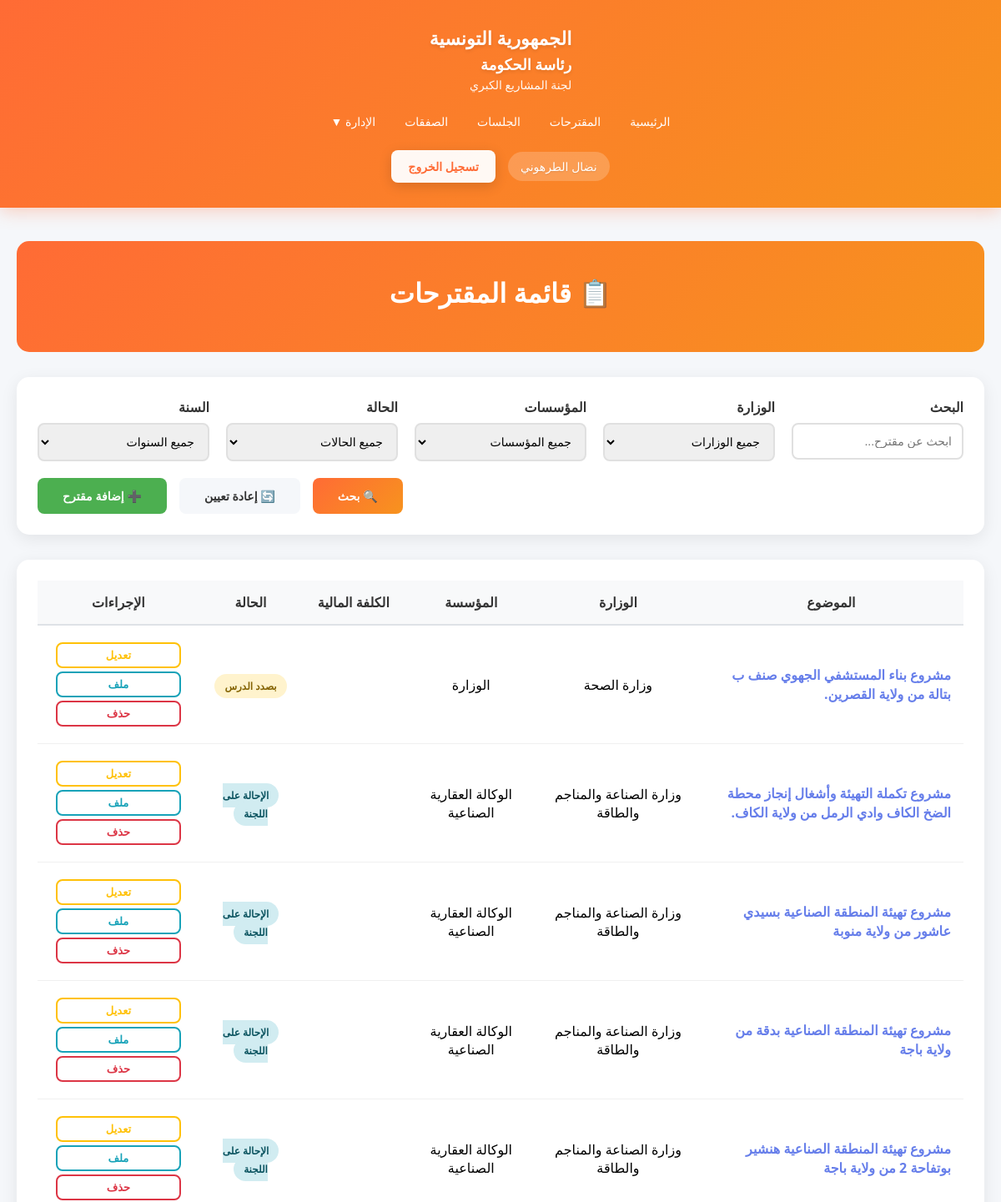
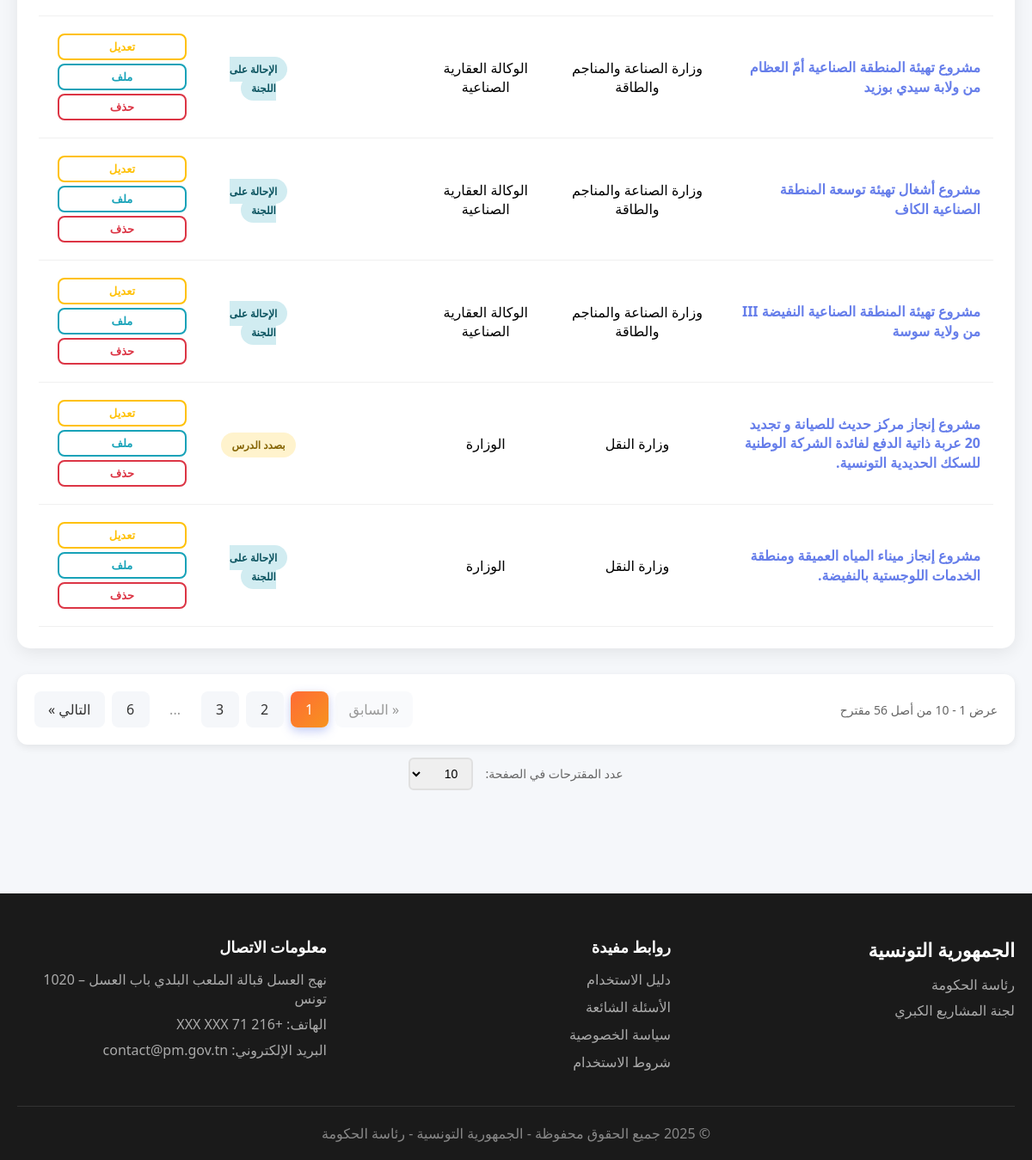
Page /Views/projets.php (signed in) on the committed database (2 pictures, top to bottom).
### tables this page shows
CREATE TABLE `projet` (
  `idPro` int(11) NOT NULL,
  `idMinistere` int(11) NOT NULL,
  `idEtab` int(11) NOT NULL,
  `sujet` varchar(400) NOT NULL,
  `dateArrive` date NOT NULL,
  `procedurePro` varchar(30) NOT NULL,
  `cout` float NOT NULL,
  `id_Gov` int(11) NOT NULL,
  `proposition` varchar(400) NOT NULL,
  `idUser` int(11) NOT NULL,
  `etat` int(11) NOT NULL,
  `dateCreation` datetime NOT NULL
);

CREATE TABLE `ministere` (
  `idMinistere` int(11) NOT NULL,
  `libMinistere` varchar(300) NOT NULL,
  `adresseMinistere` varchar(300) NOT NULL,
  `idGov` int(11) NOT NULL
);

CREATE TABLE `etablissement` (
  `idEtablissement` int(11) NOT NULL,
  `libEtablissement` varchar(300) NOT NULL,
  `adrEtablissement` varchar(300) NOT NULL,
  `idMinistere` int(11) NOT NULL,
  `idGouvernement` int(11) NOT NULL
);

### Config/Permissions.php (called while the page is built, shortened)
<?php
class Permissions {
    public static function canCreateProjet() {
        $type = $_SESSION['user_type'] ?? 4;
        return in_array($type, [self::SUPER_ADMIN, self::ADMIN, self::RAPPORTEUR]);
    }
    public static function canEditProjet($projetUserId) {
        $type = $_SESSION['user_type'] ?? 4;
        if ($type == self::SUPER_ADMIN) {
            return true;
        }
        return false;
    }
    public static function canDeleteProjet($projetUserId) {
        return self::canEditProjet($projetUserId);
    }
    public static function getProjectsWhereClause() {
        $type = $_SESSION['user_type'] ?? 4;
        return "";
    }
}
?>

### Views/projets.php (the view, shortened to what this page needs)
<?php
    require_once '../Config/Permissions.php';
    $database = new Database();
    $db = $database->getConnection();
        $searchQuery = isset($_GET['search']) ? Security::sanitizeInput($_GET['search']) : '';
        $itemsPerPage = 10;
        $currentPage = isset($_GET['page']) ? max(1, intval($_GET['page'])) : 1;
        $offset = ($currentPage - 1) * $itemsPerPage;
        $sqlCount = "SELECT COUNT(*) as total
            FROM projet p
            LEFT JOIN ministere m ON p.idMinistere = m.idMinistere
            LEFT JOIN etablissement e ON p.idEtab = e.idEtablissement
            LEFT JOIN user u ON p.idUser = u.idUser
            WHERE 1=1";
        $sqlCount .= Permissions::getProjectsWhereClause();
        $stmtCount = $db->prepare($sqlCount);
        $stmtCount->execute();
        $totalItems = $stmtCount->fetch(PDO::FETCH_ASSOC)['total'];
        $totalPages = ceil($totalItems / $itemsPerPage);
        $sql = "SELECT p.*, m.libMinistere, e.libEtablissement, u.nomUser,
                CASE
                    WHEN p.etat = 0 THEN 'بصدد الدرس'
                    WHEN p.etat = 1 THEN 'الإحالة على اللجنة'
                    WHEN p.etat = 2 THEN 'الموافقة'
                    WHEN p.etat = 3 THEN 'عدم الموافقة'
                    ELSE 'غير معروف'
                END as etatLib,
                (SELECT idDoc FROM document WHERE idPro = p.idPro AND type = 1 LIMIT 1) as docMuqtarahId,
                (SELECT cheminAcces FROM document WHERE idPro = p.idPro AND type = 1 LIMIT 1) as cheminAccesMuqtarah,
                (SELECT cheminAcces FROM document WHERE idPro = p.idPro AND type = 11 LIMIT 1) as cheminAccesTaqrir,
                (SELECT idDoc FROM document WHERE idPro = p.idPro AND type = 11 LIMIT 1) as docTaqrirId
                FROM projet p
                LEFT JOIN ministere m ON p.idMinistere = m.idMinistere
                LEFT JOIN etablissement e ON p.idEtab = e.idEtablissement
                LEFT JOIN user u ON p.idUser = u.idUser
                WHERE 1=1";
        $sql .= Permissions::getProjectsWhereClause();
        $sql .= " ORDER BY p.dateCreation DESC LIMIT :limit OFFSET :offset";
        $stmt = $db->prepare($sql);
        $stmt->bindParam(':limit', $itemsPerPage, PDO::PARAM_INT);
        $stmt->bindParam(':offset', $offset, PDO::PARAM_INT);
        $stmt->execute();
        $projets = $stmt->fetchAll(PDO::FETCH_ASSOC);
        function buildPaginationUrl($page) {
            $params = $_GET;
            $params['page'] = $page;
            return 'projets.php?' . http_build_query($params);
        }
        if (isset($_GET['items_per_page']) && $_GET['items_per_page'] === 'all') {
            $itemsPerPage = 999999;
            $showAll = true;
        } else {
            $itemsPerPage = isset($_GET['items_per_page']) ? min(100, max(10, intval($_GET['items_per_page']))) : 10;
        }
        $currentPage = isset($_GET['page']) ? max(1, intval($_GET['page'])) : 1;
?>
<!DOCTYPE html>
<html lang="ar" dir="rtl">
<head>
    <link rel="stylesheet" href="../assets/css/style.css">
</head>
<body>
    <?php include 'includes/header.php'; ?>
    <section class="content-section" style="padding: 40px 0;">
        <div class="container">
            <div class="admin-header">
                <h2>📋 قائمة المقترحات</h2>
            </div>
             <div class="filters-section">
                <form method="GET">
                    <div class="filters-grid">
                        <div class="filter-group">
                            <label>البحث</label>
                            <input type="text" name="search" placeholder="ابحث عن مقترح..." value="<?php echo htmlspecialchars($searchQuery); ?>">
                        </div>
                        <div class="filter-group">
                            <label>الوزارة</label>
                            <select name="ministere">
                                <option value="">جميع الوزارات</option>
                            </select>
                        </div>
                        <div class="filter-group">
                            <label>المؤسسات</label>
                            <select name="ministere">
                                <option value="">جميع المؤسسات</option>
                            </select>
                        </div>
                        <div class="filter-group">
                            <label>الحالة</label>
                            <select name="etat">
                                <option value="">جميع الحالات</option>
                            </select>
                        </div>
                        <div class="filter-group">
                            <label>السنة</label>
                            <select name="year">
                                <option value="">جميع السنوات</option>
                            </select>
                        </div>
                    </div>
                    <div class="filter-actions">
                        <button type="submit" class="btn btn-primary">🔍 بحث</button>
                        <a href="projets.php" class="btn btn-secondary">🔄 إعادة تعيين</a>
                        <?php if (Permissions::canCreateProjet()): ?>
                            <button type="button" class="btn btn-success" id="btnOpenModal">➕ إضافة مقترح</button>
                        <?php endif; ?>
                    </div>
                </form>
            </div>
            <div class="projects-table">
                <?php if (count($projets) > 0): ?>
                    <table>
                        <thead>
                            <tr>
                                <th>الموضوع</th>
                                <th>الوزارة</th>
                                <th>المؤسسة</th>
                                <th>الكلفة المالية</th>
                                <th>الحالة</th>
                                <th>الإجراءات</th>
                            </tr>
                        </thead>
                        <tbody>
                            <?php foreach ($projets as $projet): ?>
                                <tr>
                                    <td style="text-align: right;">
                                        <a href="javascript:void(0)"
                                        onclick="openDetailsModal(<?php echo $projet['idPro']; ?>)"
                                        style="color: #667eea; text-decoration: none; font-weight: 600; cursor: pointer; transition: color 0.3s;"
                                        onmouseover="this.style.color='#764ba2'"
                                        onmouseout="this.style.color='#667eea'">
                                            <?php echo htmlspecialchars(substr($projet['sujet'], 0, 300)); ?>
                                        </a>
                                    </td>
                                    <td><?php echo htmlspecialchars($projet['libMinistere']); ?></td>
                                    <td><?php echo htmlspecialchars($projet['libEtablissement']); ?></td>
                                    <td></td>
                                    <td>
                                        <span class="badge <?php
                                            switch($projet['etat']) {
                                                case 0: echo 'badge-pending'; break;
                                                case 1: echo 'badge-processing'; break;
                                            }
                                        ?>">
                                            <?php echo $projet['etatLib']; ?>
                                        </span>
                                    </td>
                                    <td>
                                        <div class="actions-container">
                                            <?php if (Permissions::canEditProjet($projet['idUser'])): ?>
                                                <button onclick="openEditModal(<?php echo $projet['idPro']; ?>)"
                                                        class="btn-action btn-edit"
                                                        title="تعديل المقترح">
                                                        تعديل
                                                </button>
                                                <button onclick="openAddFileModal(<?php echo $projet['idPro']; ?>)"
                                                        class="btn-action btn-add-file"
                                                        title="إضافة ملف جديد">
                                                    ملف
                                                </button>
                                            <?php endif; ?>
                                            <?php if (Permissions::canDeleteProjet($projet['idUser'])): ?>
                                                <button onclick="confirmDelete(<?php echo $projet['idPro']; ?>)"
                                                        class="btn-action btn-delete"
                                                        title="حذف المقترح">
                                                    حذف
                                                </button>
                                            <?php endif; ?>
                                        </div>
                                    </td>
                                </tr>
                            <?php endforeach; ?>
                        </tbody>
                    </table>
                <?php else: ?>
                    <p style="text-align: center; padding: 40px; color: #666;">لا توجد مقترحات</p>
                <?php endif; ?>
            </div>
                <?php if ($totalPages > 1): ?>
                    <div class="pagination-container">
                        <div class="pagination-info">
                            عرض <?php echo (($currentPage - 1) * $itemsPerPage) + 1; ?> -
                            من أصل <?php echo $totalItems; ?> مقترح
                        </div>
                        <ul class="pagination">
                            <li class="<?php echo $currentPage <= 1 ? 'disabled' : ''; ?>">
                                <?php if ($currentPage > 1): ?>
                                    <a href="<?php echo buildPaginationUrl($currentPage - 1); ?>">« السابق</a>
                                <?php else: ?>
                                    <span>« السابق</span>
                                <?php endif; ?>
                            </li>
                            <?php
                            $range = 2;
                            for ($i = max(1, $currentPage - $range); $i <= min($totalPages, $currentPage + $range); $i++) {
                                if ($i == $currentPage) {
                                    echo '<li class="active"><span>' . $i . '</span></li>';
                                } else {
                                    echo '<li><a href="' . buildPaginationUrl($i) . '">' . $i . '</a></li>';
                                }
                            }
                            if ($currentPage < $totalPages - $range) {
                                if ($currentPage < $totalPages - $range - 1) {
                                    echo '<li><span class="dots">...</span></li>';
                                }
                                echo '<li><a href="' . buildPaginationUrl($totalPages) . '">' . $totalPages . '</a></li>';
                            }
                            ?>
                            <li class="<?php echo $currentPage >= $totalPages ? 'disabled' : ''; ?>">
                                <?php if ($currentPage < $totalPages): ?>
                                    <a href="<?php echo buildPaginationUrl($currentPage + 1); ?>">التالي »</a>
                                <?php else: ?>
                                    <span>التالي »</span>
                                <?php endif; ?>
                            </li>
                        </ul>
                    </div>
                    <?php endif; ?>
                    <div class="items-per-page" style="margin-top: 15px; text-align: center;">
                        <label style="color: #666; font-size: 14px; margin-left: 10px;">عدد المقترحات في الصفحة:</label>
                        <select id="itemsPerPageSelect" style="padding: 8px 12px; border: 2px solid #e0e0e0; border-radius: 6px; font-size: 14px;">
                            <option value="10" <?php echo (!isset($_GET['items_per_page']) || $_GET['items_per_page'] == 10) ? 'selected' : ''; ?>>10</option>
                        </select>
                    </div>
        </div>
    </section>
     <?php include 'includes/footer.php'; ?>
</body>
</html>

### rows in the picture
projet: sujet "مشروع بناء المستشفي الجهوي صنف ب بتالة من ولاية القصرين.", idMinistere.libMinistere "وزارة الصحة", idEtab.libEtablissement "الوزارة", etatLib "بصدد الدرس"
projet: sujet "مشروع تكملة التهيئة وأشغال إنجاز محطة الضخ الكاف وادي الرمل من ولاية الكاف.", idMinistere.libMinistere "وزارة الصناعة والمناجم والطاقة", idEtab.libEtablissement "الوكالة العقارية الصناعية", etatLib "الإحالة على اللجنة"
projet: sujet "مشروع تهيئة المنطقة الصناعية بسيدي عاشور من ولاية منوبة", idMinistere.libMinistere "وزارة الصناعة والمناجم والطاقة", idEtab.libEtablissement "الوكالة العقارية الصناعية", etatLib "الإحالة على اللجنة"
projet: sujet "مشروع تهيئة المنطقة الصناعية بدقة من ولاية باجة", idMinistere.libMinistere "وزارة الصناعة والمناجم والطاقة", idEtab.libEtablissement "الوكالة العقارية الصناعية", etatLib "الإحالة على اللجنة"
projet: sujet "مشروع تهيئة المنطقة الصناعية هنشير بوتفاحة 2 من ولاية باجة", idMinistere.libMinistere "وزارة الصناعة والمناجم والطاقة", idEtab.libEtablissement "الوكالة العقارية الصناعية", etatLib "الإحالة على اللجنة"
projet: sujet "مشروع تهيئة المنطقة الصناعية أمّ العظام من ولابة سيدي بوزيد", idMinistere.libMinistere "وزارة الصناعة والمناجم والطاقة", idEtab.libEtablissement "الوكالة العقارية الصناعية", etatLib "الإحالة على اللجنة"
projet: sujet "مشروع أشغال تهيئة توسعة المنطقة الصناعية الكاف", idMinistere.libMinistere "وزارة الصناعة والمناجم والطاقة", idEtab.libEtablissement "الوكالة العقارية الصناعية", etatLib "الإحالة على اللجنة"
projet: sujet "مشروع تهيئة المنطقة الصناعية النفيضة III من ولاية سوسة", idMinistere.libMinistere "وزارة الصناعة والمناجم والطاقة", idEtab.libEtablissement "الوكالة العقارية الصناعية", etatLib "الإحالة على اللجنة"
projet: sujet "مشروع إنجاز مركز حديث للصيانة و تجديد 20 عربة ذاتية الدفع لفائدة الشركة الوطنية للسكك الحديدية التونسية.", idMinistere.libMinistere "وزارة النقل", idEtab.libEtablissement "الوزارة", etatLib "بصدد الدرس"
projet: sujet "مشروع إنجاز ميناء المياه العميقة ومنطقة الخدمات اللوجستية بالنفيضة.", idMinistere.libMinistere "وزارة النقل", idEtab.libEtablissement "الوزارة", etatLib "الإحالة على اللجنة"

### other values in the picture
$_SESSION['user_name'] "نضال الطرهوني"
$totalPages "6"
